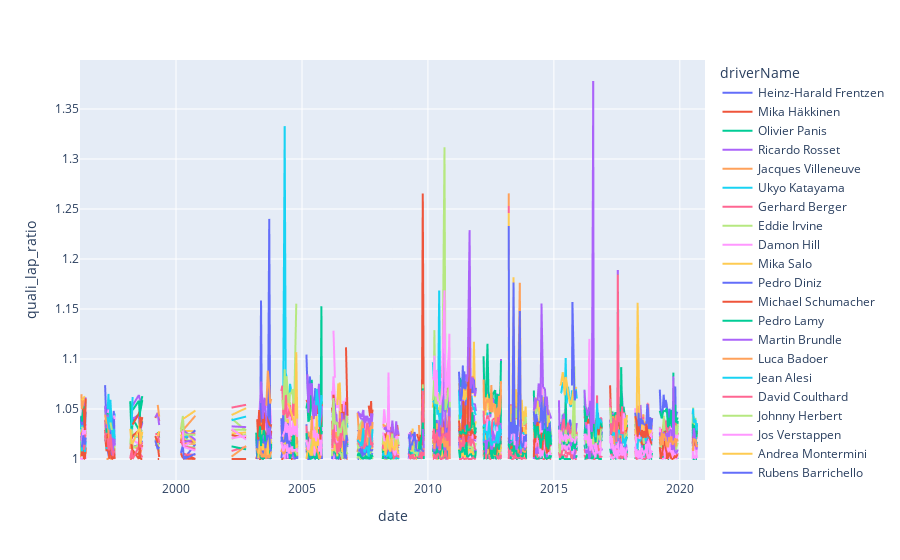

Write notebook code for a chart like this one.
### Code cell
fig = px.line(df_6,x='date',y='quali_lap_ratio',color='driverName')
fig.show()
